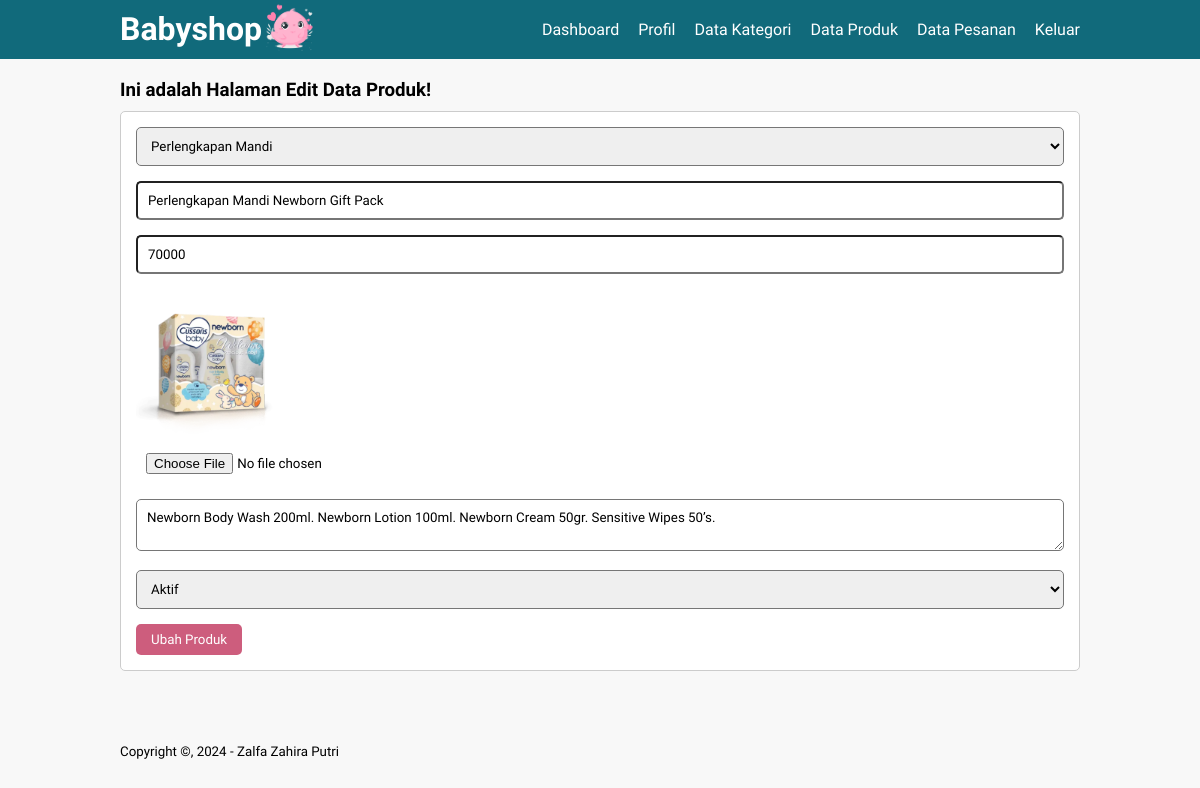
The app's page /edit-data-produk.php?id=55 (signed in) with its own data.
### tables this page shows
CREATE TABLE `produk` (
  `id_produk` int(11) NOT NULL,
  `id_kategori` int(11) NOT NULL,
  `nama_produk` varchar(100) NOT NULL,
  `harga_produk` int(11) NOT NULL,
  `deskripsi_produk` text NOT NULL,
  `gambar_produk` varchar(100) NOT NULL,
  `status_produk` tinyint(1) NOT NULL,
  `tanggal_pembuatan` timestamp NOT NULL DEFAULT current_timestamp()
);

CREATE TABLE `kategori` (
  `id_kategori` int(11) NOT NULL,
  `nama_kategori` varchar(25) NOT NULL,
  `gambar_kategori` varchar(100) NOT NULL
);

### edit-data-produk.php (the view, shortened to what this page needs)
<?php
    include 'db.php';
    $produk = mysqli_query($conn, "SELECT * FROM produk WHERE id_produk = '".$_GET['id']."' ");
    $p = mysqli_fetch_object($produk);
?>
<!DOCTYPE html>
<html lang="en">
<head>
    <link rel="stylesheet" href="css/style.css">
</head>
<body>
    <header>
        <div class="container">
        <img class="logo" src="img/bg-login.png" width="55px">
            <h1><a href="profil.php">Babyshop</a></h1>
            <ul>
                <li><a href="dashboard.php">Dashboard</a></li>
                <li><a href="profil.php">Profil</a></li>
                <li><a href="data-kategori.php">Data Kategori</a></li>
                <li><a href="data-produk.php">Data Produk</a></li>
                <li><a href="data-pesanan.php">Data Pesanan</a></li>
                <li><a href="keluar.php">Keluar</a></li>
            </ul>
        </div>
    </header>
    <div class="section">
        <div class="container">
            <h3>Ini adalah Halaman Edit Data Produk!</h3>
            <div class="box">
                <form action="" method="POST" enctype="multipart/form-data">
                    <select class="input-control" name="kategori" required>
                        <?php
                            $kategori = mysqli_query($conn, "SELECT * FROM kategori ORDER BY id_kategori DESC");
                            while($r = mysqli_fetch_array($kategori)){
                        ?>
                        <option value="<?php echo $r['id_kategori'] ?>" <?php echo ($r['id_kategori'] == $p->id_kategori)?'selected':''; ?>><?php echo $r['nama_kategori'] ?></option>
                        <?php } ?>
                    </select>
                    <input type="text" name="nama" class="input-control" placeholder="Nama Produk" value="<?php echo $p->nama_produk ?>" required>
                    <input type="text" name="harga" class="input-control" placeholder="Harga Produk" value="<?php echo $p->harga_produk ?>" required>
                    <img src="produk/<?php echo $p->gambar_produk ?>" width="150px">
                    <input type="file" name="gambar" class="input-control">
                    <textarea class="input-control" name="deskripsi" placeholder="Deskripsi Produk"><?php echo $p->deskripsi_produk ?></textarea>
                    <select class="input-control" name="status">
                        <option value="1" <?php echo ($p->status_produk == 1)? 'selected':''; ?>>Aktif</option>
                    </select>
                    <input type="submit" name="submit" value="Ubah Produk" class="btn">
                </form>
            </div>
        </div>
    </div>
    <footer>
        <div class="container">
            <small>Copyright &copy, 2024 - Zalfa Zahira Putri</small>
        </div>
    </footer>
</body>
</html>

### css/style.css (style rules this page uses)
* { padding: 0; margin: 0; font-family: 'Quicksand', sans-serif; box-sizing: border-box; }
body { background-color: #f8f8f8; }
a { color: inherit; text-decoration: none; }
.input-control { width: 100%; padding: 10px; margin-bottom: 15px; box-sizing: border-box; border-radius: 5px; }
.btn { padding: 8px 15px; background-color: #CD5D7D; color: white; border: none; border-radius: 5px; cursor: pointer; }
header { background-color: #116A7B; color: white; }
header h1 { float: left; padding: 10px 0; }
header ul { float: right; }
header ul li { display: inline-block; }
header ul li a { padding: 20px 0 20px 15px; display: inline-block; color: white; }
footer { padding: 25px 0; }
.container { width: 80%; margin: 0 auto; }
.container::after { content: ''; display: block; clear: both; }
.section { padding: 20px 0; }
.box { background-color: white; border: 1px solid #ccc; padding: 15px; margin: 10px 0 25px 0; box-sizing: border-box; border-radius: 5px; }
.box::after { content: ''; display: block; clear: both; }

### records on screen
produk: kategori "Perlengkapan Mandi", nama "Perlengkapan Mandi Newborn Gift Pack", harga "70000", gambar_produk (picture), deskripsi "Newborn Body Wash 200ml. Newborn Lotion 100ml. Newborn Cream 50gr. Sensitive Wipes 50’s.", status "Aktif"
